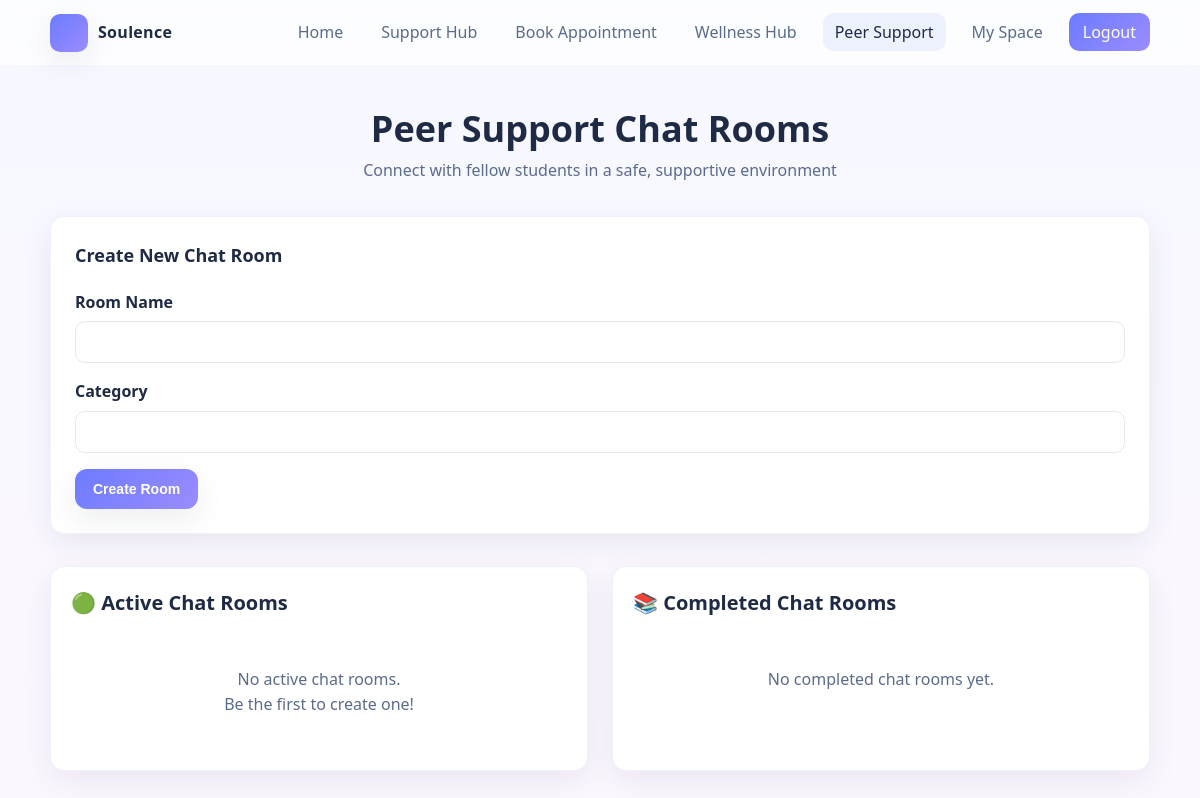
Page /peer/ (signed in) on the earlier database version.
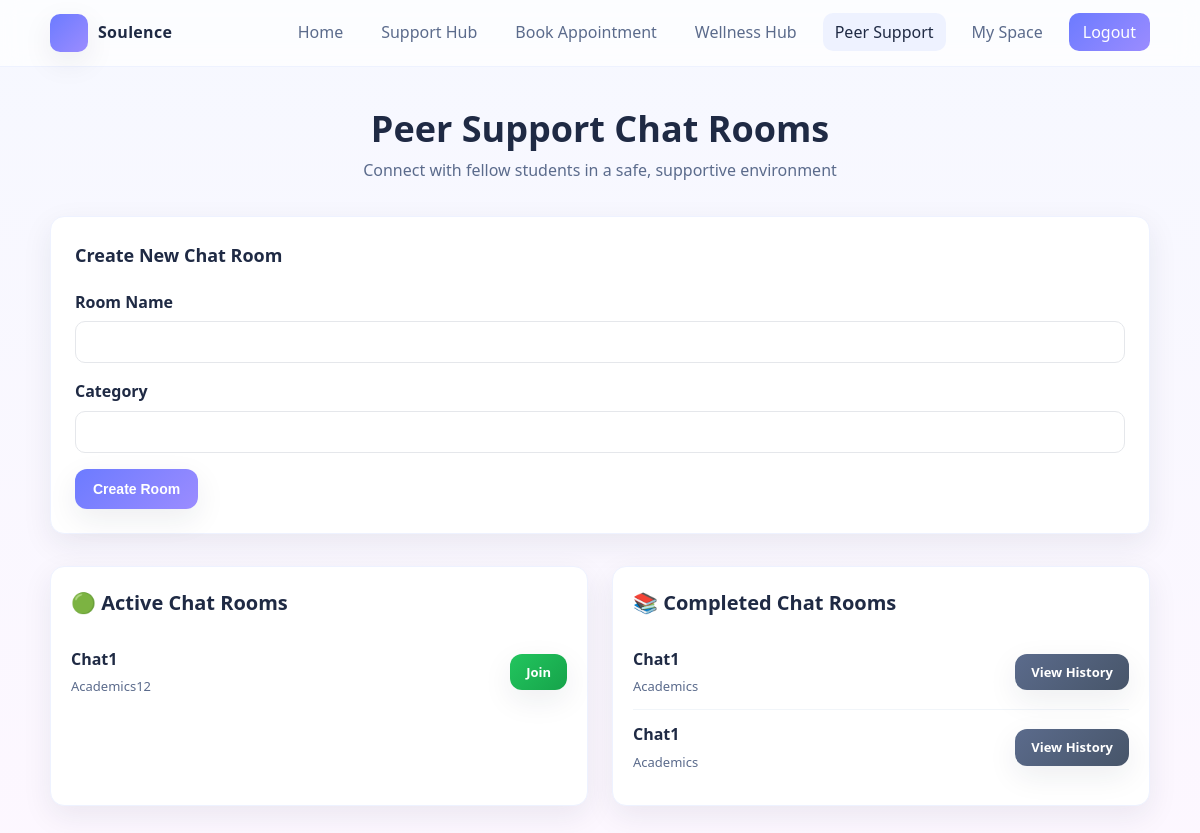
Same page on the later database version.
### sih_app/models.py (models this page shows, shortened)
class ChatRoom(models.Model):
	name = models.CharField(max_length=100)
	category = models.CharField(max_length=50)
	creator = models.ForeignKey('Student', on_delete=models.CASCADE, related_name='created_rooms')
	institution = models.ForeignKey('Institution', on_delete=models.CASCADE)
	is_active = models.BooleanField(default=True)
	created_at = models.DateTimeField(auto_now_add=True)
	ended_at = models.DateTimeField(null=True, blank=True)

### sih_app/views.py (the view, shortened to what this page needs)
# urls.py: path('peer/', views.peer, name='peer'),
def peer(request):
	if not request.session.get('user_type'):
		return redirect('login')
	student = Student.objects.get(email=request.session['user_email'])
	institution = student.institution
	form = ChatRoomCreateForm()
	form_errors = None
	active_rooms = ChatRoom.objects.filter(institution=institution, is_active=True)
	completed_rooms = ChatRoom.objects.filter(institution=institution, is_active=False)
	return render(request, 'peer.html', {
		'active_rooms': active_rooms,
		'completed_rooms': completed_rooms,
		'form': form,
		'form_errors': form_errors,
		'student': student,
	})

### sih_app/forms.py
class ChatRoomCreateForm(forms.ModelForm):
    class Meta:
        model = ChatRoom
        fields = ['name', 'category']

### sih_app/templates/peer.html (shortened to what this page needs)
<!DOCTYPE html>
<html lang="en">
<head>
</head>
<body>
  <header>
    <div class="container nav">
      <div class="brand"><div class="logo" aria-hidden="true"></div><span>Soulence</span></div>
      <nav aria-label="Primary">
        <ul>
          <li><a href="/">Home</a></li>
          <li><a href="/support/">Support Hub</a></li>
          <li><a href="/book-slot/">Book Appointment</a></li>
          <li><a href="/wellness/">Wellness Hub</a></li>
          <li><a href="/peer/" class="active">Peer Support</a></li>
          <li><a href="/myspace/">My Space</a></li>
          <li><a href="/logout/" style="color:#fff;background:linear-gradient(135deg,#6c7bff,#9b8cff);padding:8px 14px;">Logout</a></li>
        </ul>
      </nav>
    </div>
  </header>
  <div class="container content">
    <h1>Peer Support Chat Rooms</h1>
    <p class="subtitle">Connect with fellow students in a safe, supportive environment</p>
    <div class="card create-form">
      <h2 style="margin:0 0 20px;font-size:18px">Create New Chat Room</h2>
      <form method="post">
        <div class="form-group">
          <label for="id_name">Room Name</label>
          {{ form.name }}
        </div>
        <div class="form-group">
          <label for="id_category">Category</label>
          {{ form.category }}
        </div>
        <button type="submit" class="btn">Create Room</button>
      </form>
    </div>
    <div class="rooms-grid">
      <div class="card room-list">
        <div class="room-section">
          <h2>🟢 Active Chat Rooms</h2>
          {% for room in active_rooms %}
            <div class="room-item">
              <div class="room-info">
                <div class="room-name">{{ room.name }}</div>
                <div class="room-category">{{ room.category }}</div>
              </div>
              <a href="{% url 'peer_chat' room.id %}" class="btn btn-join">Join</a>
            </div>
          {% empty %}
            <div class="empty-state">No active chat rooms.<br>Be the first to create one!</div>
          {% endfor %}
        </div>
      </div>
      <div class="card room-list">
        <div class="room-section">
          <h2>📚 Completed Chat Rooms</h2>
          {% for room in completed_rooms %}
            <div class="room-item">
              <div class="room-info">
                <div class="room-name">{{ room.name }}</div>
                <div class="room-category">{{ room.category }}</div>
              </div>
              <a href="{% url 'peer_chat' room.id %}" class="btn btn-view">View History</a>
            </div>
          {% empty %}
            <div class="empty-state">No completed chat rooms yet.</div>
          {% endfor %}
        </div>
      </div>
    </div>
  </div>
</body>
</html>

Differences in the rows shown:
added ChatRoom: name "Chat1", category "Academics12", shown under "🟢 Active Chat Rooms"
added ChatRoom: name "Chat1", category "Academics", shown under "📚 Completed Chat Rooms"
added ChatRoom: name "Chat1", category "Academics", shown under "📚 Completed Chat Rooms"
Other differences:
text no longer shown: "No active chat rooms. Be the first to create one! No completed chat rooms yet."
